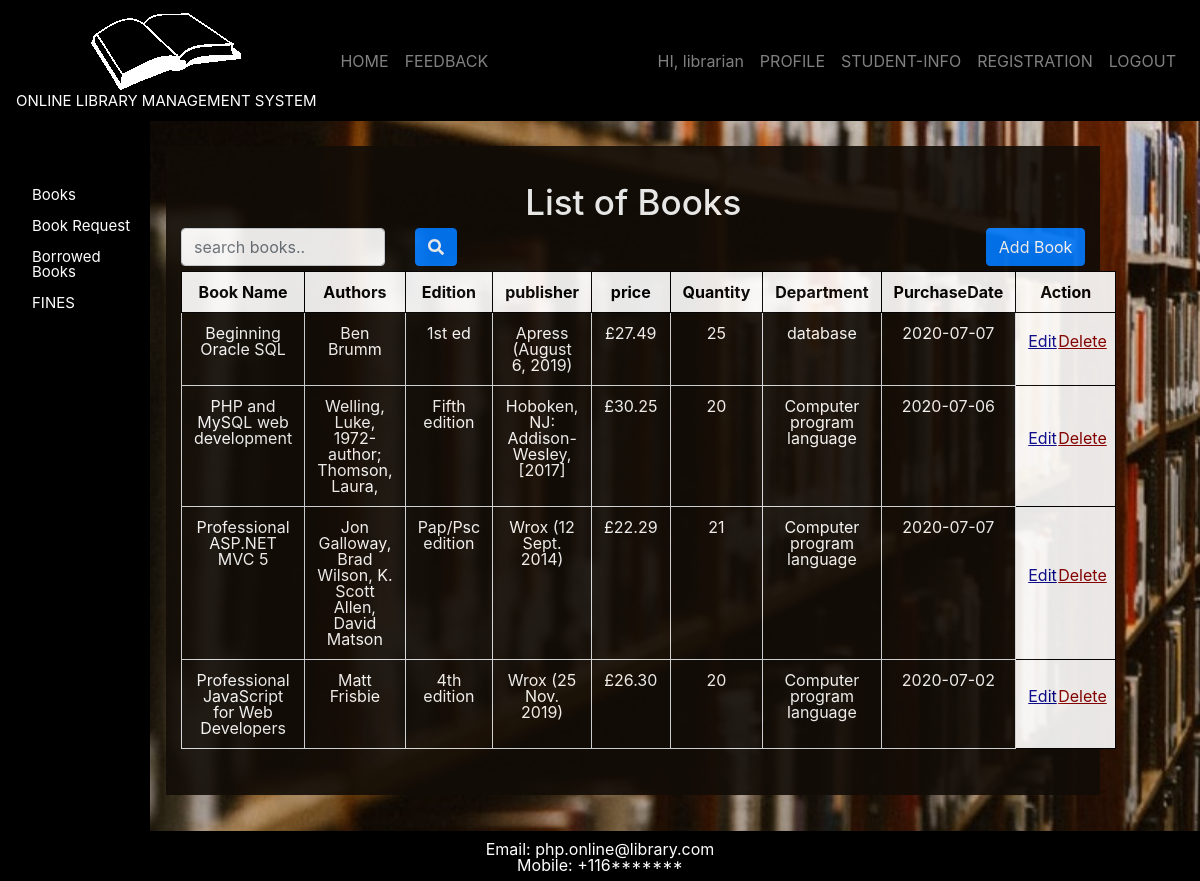
The app's page /librarian/books.php (signed in) with its own data.
### tables this page shows
CREATE TABLE `books` (
  `bookID` int(100) NOT NULL,
  `name` varchar(100) NOT NULL,
  `authors` varchar(100) NOT NULL,
  `edition` varchar(100) NOT NULL,
  `publisher` varchar(100) NOT NULL,
  `price` decimal(65,2) NOT NULL,
  `quantity` int(100) NOT NULL,
  `department` varchar(100) NOT NULL,
  `purchaseDate` date NOT NULL
);

### librarian/books.php (the view, shortened to what this page needs)
<?php
include "navbar.php";
?>
<!DOCTYPE html>
<html>
    <body>
        <div class="wrapper" id="main">
            <div class="box full-box log-pad">
                <div class="box-content box-form">
                    <div class="container">
                        <h1 class="text-center">List of Books</h1>
                        <div class="text-right search-box">
                            <form class="navbar-form" method="post" name="form1">
                                <div class="row">
                                    <div class="col-3">
                                        <input type="text" class="form-control" type="text" name="search" placeholder="search books..">
                                    </div>
                                    <div class="col-3">
                                        <button type="submit" name="srchBtn" class="btn btn-primary left">
                                            <i class="fas fa-search"></i>
                                        </button>
                                    </div>
                                    <?php
                                    if(isset($_SESSION['login_admin'])) {
                                    ?>
                                    <div class="col-6">
                                        <button type="submit" name="addBtn" class="btn btn-primary right">Add Book</button>
                                    </div>
                                    <?php
                                    }
                                    ?>
                                </div>
                            </form>
                        </div>
                        <?php
                        if(isset($_POST['srchBtn']))
                        {
                            $query=mysqli_query($db,"SELECT * from books where name like '%$_POST[search]%' ");
                            if(mysqli_num_rows($query)==0)
                            {
                                $noRowMsg="Sorry! No book found.";
                            }
                        }
                        else {
                            $query=mysqli_query($db,"select * from `books`");
                        }
                        echo "<table class='table table-bordered text-center'>";
                        echo "<thead>";
                        echo "<tr>";
                        echo "<th>";echo "Book Name";echo "</th>";
                        echo "<th>";echo "Authors";echo "</th>";
                        echo "<th>";echo "Edition";echo "</th>";
                        echo "<th>";echo "publisher";echo "</th>";
                        echo "<th>";echo "price";echo "</th>";
                        echo "<th>";echo "Quantity";echo "</th>";
                        echo "<th>";echo "Department";echo "</th>";
                        if(isset($_SESSION['login_admin']))
                        {
                            echo "<th>";echo "PurchaseDate";echo "</th>";
                            echo "<th>";echo "Action";echo "</th>";
                        }
                        echo "</tr>";
                        echo "</thead>";
                        if(!empty($noRowMsg))
                        {
                            if(isset($_SESSION['login_admin']))
                            {
                                echo "<td colspan=9>{$noRowMsg}</td>";
                            }
                            else {
                                echo "<td colspan=7>{$noRowMsg}</td>";
                            }
                        }
                        else
                        {
                            while($row=mysqli_fetch_assoc($query))
                            {
                                echo "<tr>";
                                echo "<td>";echo $row['name'];echo "</td>";
                                echo "<td>";echo $row['authors'];echo "</td>";
                                echo "<td>";echo $row['edition'];echo "</td>";
                                echo "<td>";echo $row['publisher'];echo "</td>";
                                echo "<td>";echo "£{$row['price']}";echo "</td>";
                                echo "<td>";echo $row['quantity'];echo "</td>";
                                echo "<td>";echo $row['department'];echo "</td>";
                                if(isset($_SESSION['login_admin']))
                                {
                                    echo "<td>";echo $row['purchaseDate'];echo "</td>";
                                    echo "<td class='back-white action'>";
                                    echo "<div class='row'>";
                                    echo "
                                          <div class='col-3'>
                                          <form method='post' name='edit-book' action='add.php'>
                                          <input type='hidden' name='book' value='{$row['bookID']}'>
                                          <button type='submit' name='edit' class='link-button colr-blue'>Edit</button>&nbsp
                                          </form>
                                          </div>
                                          ";
                                    echo "
                                          <div class='col-3'>
                                          <form method='post' name='delete-book' action='delete-book.php'>
                                          <input type='hidden' name='bookID' value='{$row['bookID']}'>
                                          <input type='hidden' name='name' value='{$row['name']}'>
                                          <button type='submit' name='delete' class='link-button colr-red'>Delete</button>
                                          </form>
                                          </div>
                                          ";
                                    echo "</div>";
                                    echo "</td>";
                                }
                                echo "</tr>";
                            }
                        }
                        echo "</table>";
                        ?>
                    </div>
                </div>
            </div>
        </div>
        <?php
        include "../footer.php";
        ?>
    </body>
</html>

### content/css/lms.css (style rules this page uses)
html, body, div, span, object, iframe, h1, h2, h3, h4, h5, h6, p, blockquote, pre, abbr, address, cite, code, del, dfn, em, img, ins, kbd, q, samp, small, strong, sub, sup, var, b, i, dl, dt, dd, ol, ul, li, fieldset, form, label, legend, table, caption, tbody, tfoot, thead, tr, th, td, article, aside, canvas, details, figcaption, figure, footer, header, hgroup, menu, nav, section, summary, time, mark, audio, video { margin:0; padding:0; border:0; outline:0; font-size:100%; vertical-align:baseline; background:transparent; }
body { line-height:1; }
table { border-collapse:collapse; border-spacing:0; }
input, select { vertical-align:middle; }
input { height: 25px; width: 300px; }
th { color: black; background-color: white; border: 1px solid black !important; }
td.action { min-width: 100px; vertical-align: middle !important; border: 1px solid black !important; }
.link-button { background: none !important; border: none; padding: 0 !important; cursor: pointer; text-decoration: underline; }
.colr-red { color: darkred !important; }
.colr-blue { color: darkblue !important; }
.right { float: right !important; }
.left { float: left !important; }
.back-white { background-color: white; }
.wrapper { min-height: calc(100vh - 50px); overflow: auto; width: 100%; background-image: url('../images/Library.jpg'); background-repeat: no-repeat; background-attachment: fixed; background-size: cover; }
.box { min-height: 300px; width: 450px; background-color: #120d07; opacity: 0.9; padding-top: 5px; margin: 130px auto 70px auto; opacity: .9; text-align: center; color: white; }
.box.log-pad { margin-left: 150px; }
.box.full-box { width: 80%; }
.box .box-content { color: white; }
.box .box-content.box-form { padding: 30px 0; }
.box .box-content h1 { text-align: center; font-size: 35px; }
.table { color: #fff !important; }
#main { transition: margin-left .5s; padding: 16px; }
.search-box { margin: 5px 0; }

### records on screen
books: name "Beginning Oracle SQL", authors "Ben Brumm", edition "1st ed", publisher "Apress (August 6, 2019)", price "27.49", quantity "25", department "database", purchaseDate "2020-07-07"
books: name "PHP and MySQL web development", authors "Welling, Luke, 1972- author; Thomson, Laura,", edition "Fifth edition", publisher "Hoboken, NJ: Addison-Wesley, [2017]", price "30.25", quantity "20", department "Computer program language", purchaseDate "2020-07-06"
books: name "Professional ASP.NET MVC 5", authors "Jon Galloway, Brad Wilson, K. Scott Allen, David Matson", edition "Pap/Psc edition", publisher "Wrox (12 Sept. 2014)", price "22.29", quantity "21", department "Computer program language", purchaseDate "2020-07-07"
books: name "Professional JavaScript for Web Developers", authors "Matt Frisbie", edition "4th edition", publisher "Wrox (25 Nov. 2019)", price "26.30", quantity "20", department "Computer program language", purchaseDate "2020-07-02"

### other values on screen
$_SESSION['login_admin'] "librarian"
